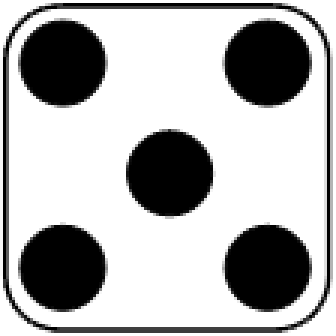
#> input picture Kostka_5.png, 112 x 112 px, given in place of logo.png, which was not available (shown 3 times larger)
$ python -i menu.py   (imports and definitions only)
#> lines starting #> are read from the running program, lines starting #| are printed output that depends on the picture; pictures that were not available may be replaced by others from this repository, and a replacement may not be noted
import tkinter as tk
from PIL import Image, ImageTk
import login_screen
import prowadzacy_window
import prowadzacy_login

def student_przycisk(root):
    root.destroy()
    login_screen.uruchom_ekran_logowania()

def prowadzacy_przycisk(root):
    root.destroy()
    prowadzacy_login.uruchom_logowanie_prowadzacy(root)

# [42 lines left out: function main, not called in this run]

# [2 lines not run here, left out]

>>> result = main()
#> in main, logo_img is the input picture: PIL image 112x112 RGBA; mean R, G, B, A 174.7, 174.7, 174.7, 239.2
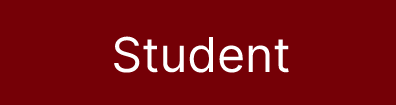
#> input picture student.png, 396 x 105 px
#> in main, `student_img = Image.open("student.png").resize((400,100))`:
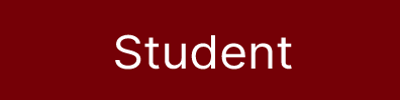
#> student_img: PIL image 400x100 RGBA; mean R, G, B, A 123, 11.2, 16.8, 255
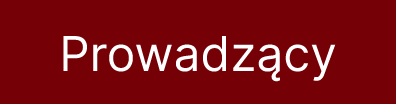
#> input picture prowadzacy.png, 396 x 104 px
#> in main, `prowadzacy_img = Image.open("prowadzacy.png").resize((400,100))`:
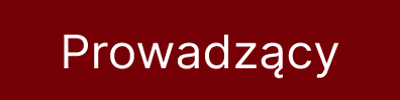
#> prowadzacy_img: PIL image 400x100 RGBA; mean R, G, B, A 126.2, 17.2, 22.6, 255
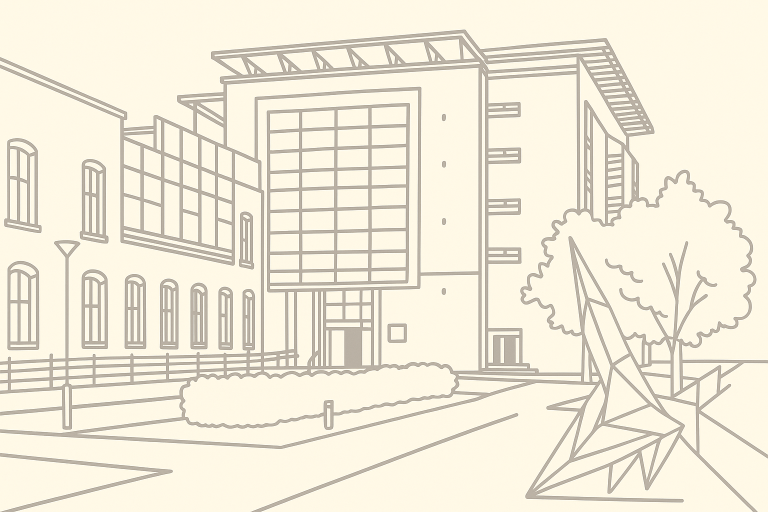
#> input picture tlo_politechnika_kontury.png, 1536 x 1024 px (shown at 1/2 size)
#> in main, `bg_i=Image.open("tlo_politechnika_kontury.png").resize((screen_width,s..`:
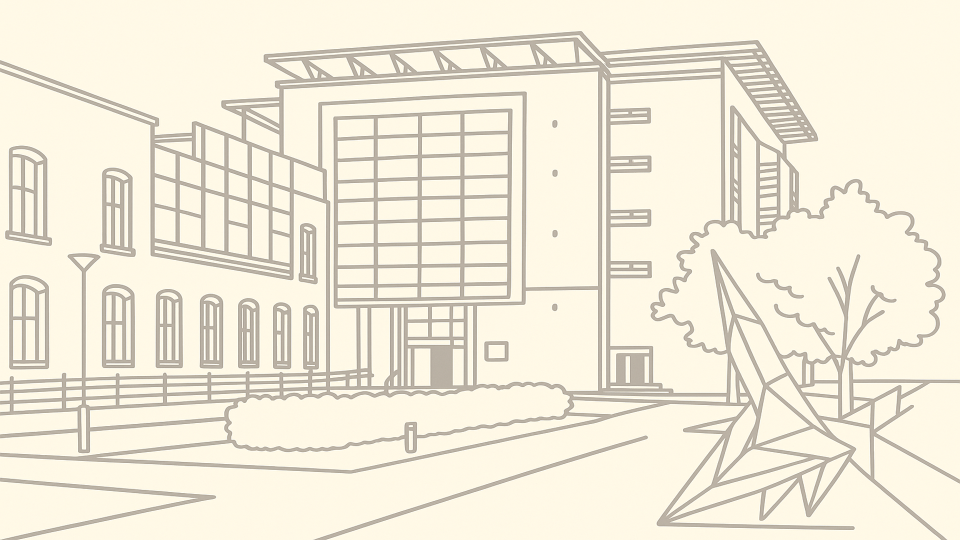
#> bg_i: PIL image 1920x1080 RGB (shown at 1/2 size); mean R, G, B 241, 234.8, 218
